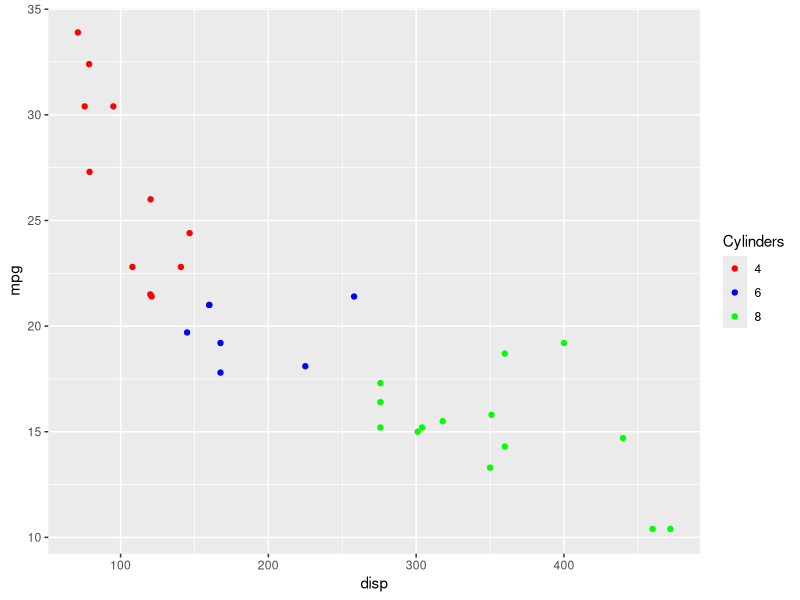
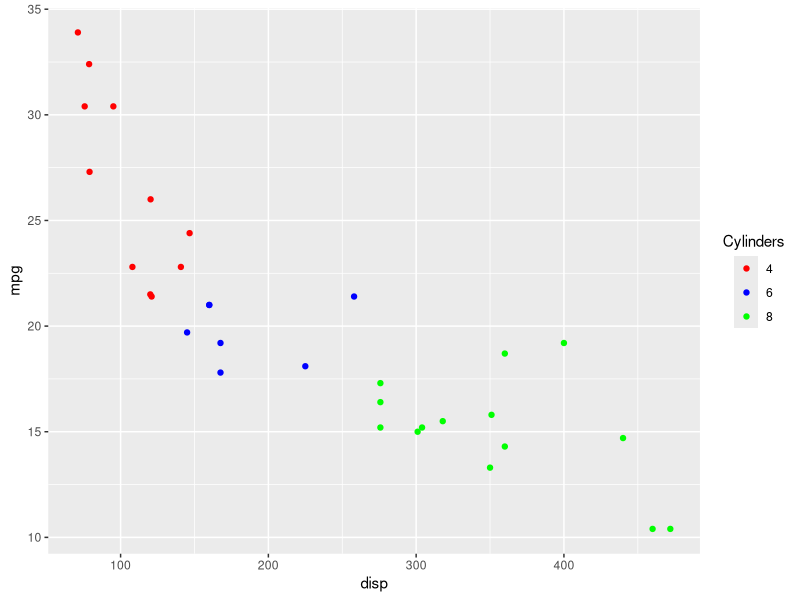
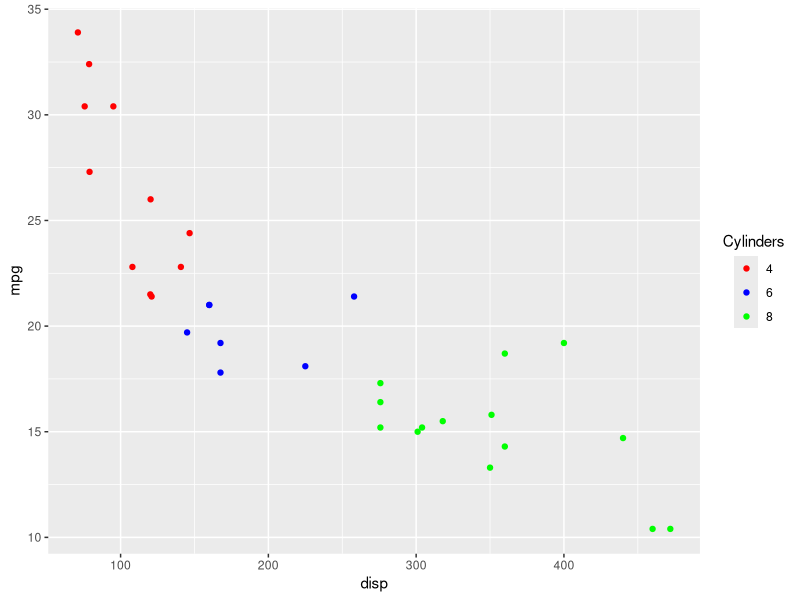
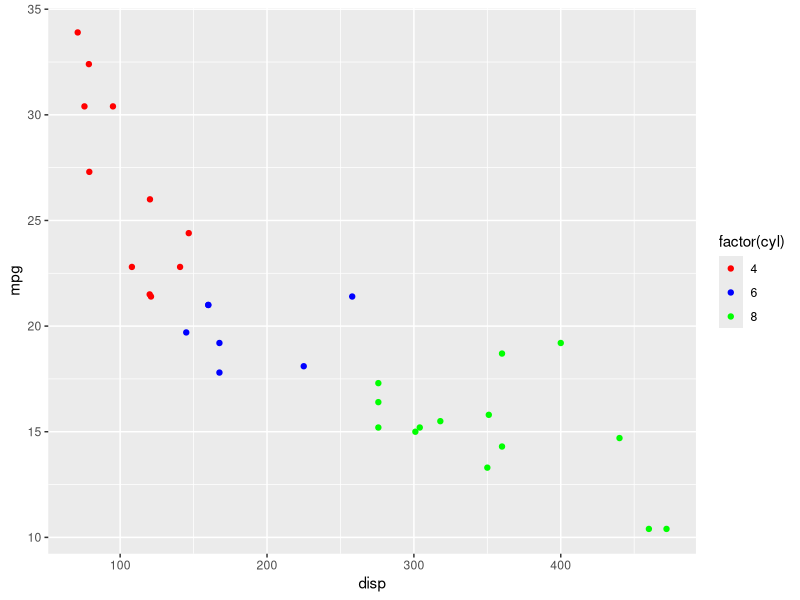
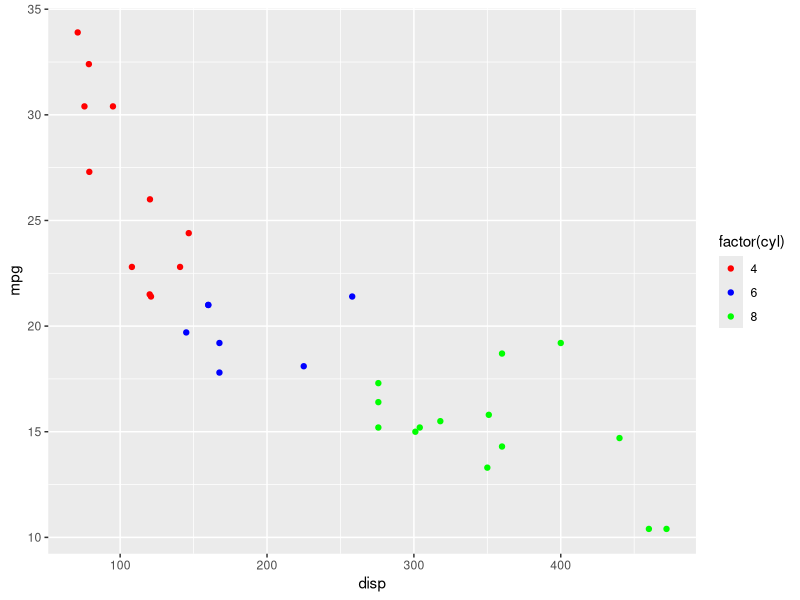
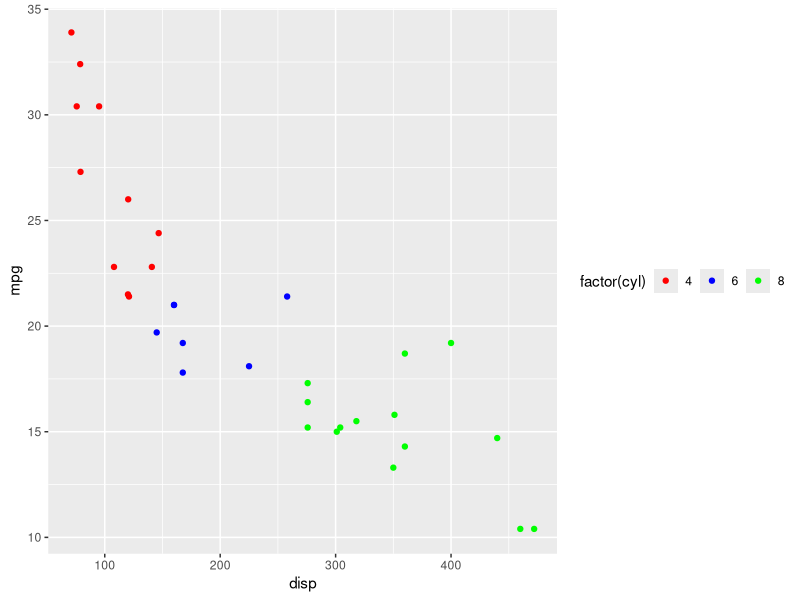
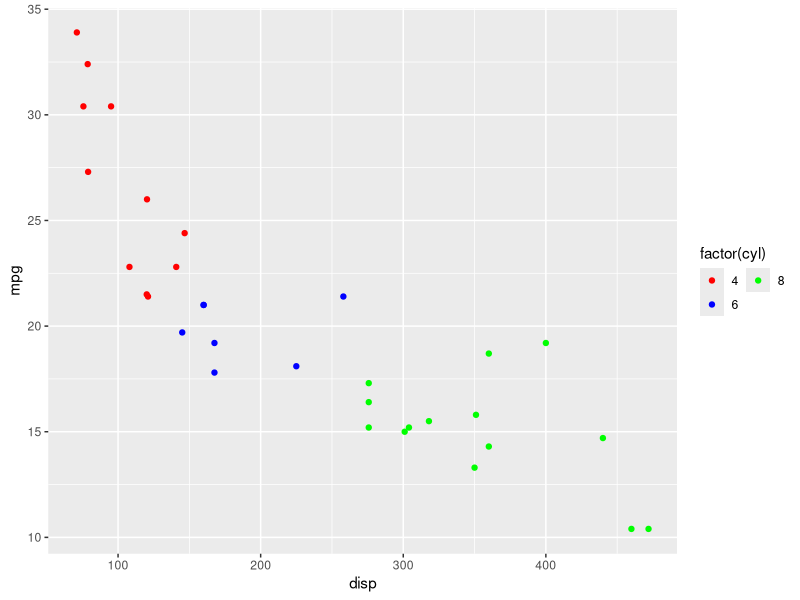
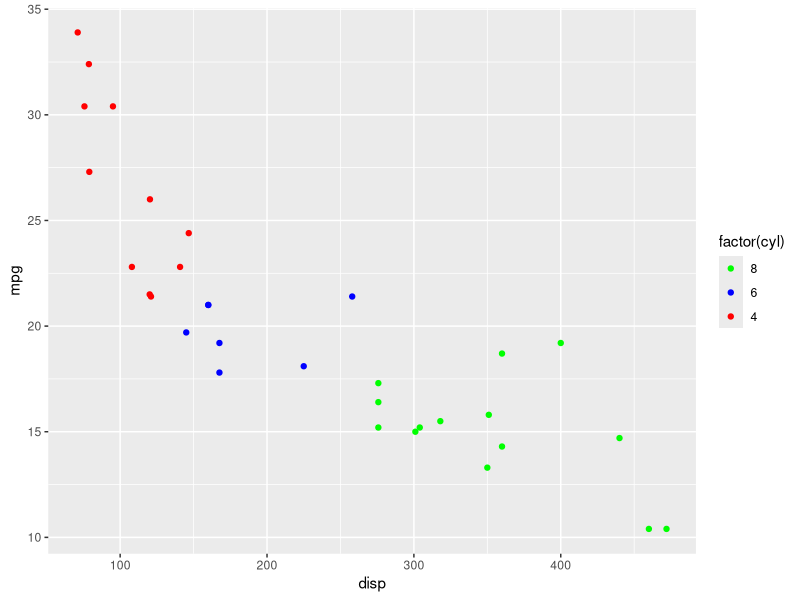

Recreate these plots in R, in order.
## ---- chunk 1
library(ggplot2)
library(dplyr)
library(tidyr)
## ---- chunk 2
ggplot(mtcars) + geom_point(aes(disp, mpg, color = factor(cyl))) +
  scale_color_manual(values = c("red", "blue", "green"),
    guide = guide_legend(title = "Cylinders"))
## ---- chunk 3
ggplot(mtcars) + geom_point(aes(disp, mpg, color = factor(cyl))) +
  scale_color_manual(values = c("red", "blue", "green"),
    guide = guide_legend(title = "Cylinders", title.hjust = 0.5))
## ---- chunk 4
ggplot(mtcars) + geom_point(aes(disp, mpg, color = factor(cyl))) +
  scale_color_manual(values = c("red", "blue", "green"),
    guide = guide_legend(title = "Cylinders", title.hjust = 0.5, 
      title.position = "top"))
## ---- chunk 5
ggplot(mtcars) + geom_point(aes(disp, mpg, color = factor(cyl))) +
  scale_color_manual(values = c("red", "blue", "green"),
    guide = guide_legend(label.position = "right"))
## ---- chunk 6
ggplot(mtcars) + geom_point(aes(disp, mpg, color = factor(cyl))) +
  scale_color_manual(values = c("red", "blue", "green"),
    guide = guide_legend(label.hjust = 0.5))
## ---- chunk 7
ggplot(mtcars) + geom_point(aes(disp, mpg, color = factor(cyl))) +
  scale_color_manual(values = c("red", "blue", "green"),
    guide = guide_legend(direction = "horizontal"))
## ---- chunk 8
ggplot(mtcars) + geom_point(aes(disp, mpg, color = factor(cyl))) +
  scale_color_manual(values = c("red", "blue", "green"),
    guide = guide_legend(nrow = 2))
## ---- chunk 9
ggplot(mtcars) + geom_point(aes(disp, mpg, color = factor(cyl))) +
  scale_color_manual(values = c("red", "blue", "green"),
    guide = guide_legend(reverse = TRUE))
## ---- chunk 10
ggplot(mtcars) + geom_point(aes(disp, mpg, color = factor(cyl))) +
  scale_color_manual(values = c("red", "blue", "green"),
    guide = guide_legend(title = "Cylinders", title.hjust = 0.5, 
      title.position = "top", label.position = "right", 
      direction = "horizontal", label.hjust = 0.5, nrow = 2, reverse = TRUE)
  )
## ---- chunk 11
ggplot(mtcars) + geom_point(aes(disp, mpg, color = hp)) +
  scale_color_continuous(guide = guide_colorbar(
    title = "Horsepower", title.position = "top", title.vjust = 1))
## ---- chunk 12
ggplot(mtcars) +
  geom_point(aes(disp, mpg, color = hp)) +
  scale_color_continuous(guide = guide_colorbar(
    label.vjust = 0.8))
## ---- chunk 13
ggplot(mtcars) +
  geom_point(aes(disp, mpg, color = hp)) +
  scale_color_continuous(guide = guide_colorbar(
    barwidth = 10))
## ---- chunk 14
ggplot(mtcars) +
  geom_point(aes(disp, mpg, color = hp)) +
  scale_color_continuous(guide = guide_colorbar(
    barheight = 3))
## ---- chunk 15
ggplot(mtcars) +
  geom_point(aes(disp, mpg, color = hp)) +
  scale_color_continuous(guide = guide_colorbar(
    nbin = 4))
## ---- chunk 16
ggplot(mtcars) +
  geom_point(aes(disp, mpg, color = hp)) +
  scale_color_continuous(guide = guide_colorbar(
    ticks = FALSE))
## ---- chunk 17
ggplot(mtcars) +
  geom_point(aes(disp, mpg, color = hp)) +
  scale_color_continuous(guide = guide_colorbar(
    draw.ulim = TRUE, draw.llim = FALSE))
## ---- chunk 18
ggplot(mtcars) +
  geom_point(aes(disp, mpg, color = hp, 
    size = qsec, shape = factor(gear))) + 
  guides(color = "colorbar", shape = "legend", size = "legend")
## ---- chunk 19
ggplot(mtcars) +
  geom_point(aes(disp, mpg, color = hp, size = wt, shape = factor(gear))) + 
  guides(color = guide_colorbar(title = "Horsepower"),
    shape = guide_legend(title = "Weight"), size = guide_legend(title = "Gear")
  )
